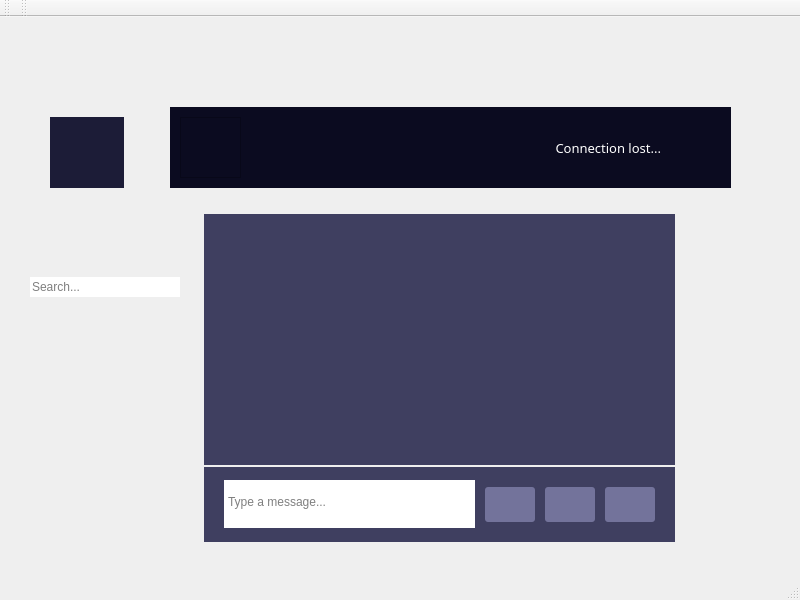
<?xml version="1.0" encoding="UTF-8"?>
<ui version="4.0">
 <class>Dialog</class>
 <widget class="QMainWindow" name="Dialog">
  <property name="geometry">
   <rect>
    <x>0</x>
    <y>0</y>
    <width>800</width>
    <height>600</height>
   </rect>
  </property>
  <property name="windowTitle">
   <string>MainWindow</string>
  </property>
  <widget class="QWidget" name="centralwidget">
   <widget class="QWidget" name="layoutWidget">
    <property name="geometry">
     <rect>
      <x>220</x>
      <y>280</y>
      <width>2</width>
      <height>2</height>
     </rect>
    </property>
    <layout class="QVBoxLayout" name="add_layout">
     <property name="spacing">
      <number>6</number>
     </property>
     <property name="leftMargin">
      <number>0</number>
     </property>
     <property name="rightMargin">
      <number>0</number>
     </property>
    </layout>
   </widget>
   <widget class="QStackedWidget" name="chat_windows">
    <property name="geometry">
     <rect>
      <x>204</x>
      <y>197</y>
      <width>471</width>
      <height>251</height>
     </rect>
    </property>
    <property name="currentIndex">
     <number>4</number>
    </property>
    <widget class="QWidget" name="page">
     <layout class="QVBoxLayout" name="verticalLayout_8">
      <property name="spacing">
       <number>0</number>
      </property>
      <property name="leftMargin">
       <number>0</number>
      </property>
      <property name="topMargin">
       <number>0</number>
      </property>
      <property name="rightMargin">
       <number>0</number>
      </property>
      <property name="bottomMargin">
       <number>0</number>
      </property>
      <item>
       <layout class="QVBoxLayout" name="verticalLayout_7">
        <property name="spacing">
         <number>0</number>
        </property>
        <item>
         <widget class="QWidget" name="contact_frame" native="true">
          <property name="minimumSize">
           <size>
            <width>0</width>
            <height>50</height>
           </size>
          </property>
          <property name="maximumSize">
           <size>
            <width>16777215</width>
            <height>50</height>
           </size>
          </property>
          <property name="styleSheet">
           <string notr="true">background: #1c1c37;</string>
          </property>
          <layout class="QVBoxLayout" name="verticalLayout_21">
           <property name="spacing">
            <number>0</number>
           </property>
           <property name="leftMargin">
            <number>0</number>
           </property>
           <property name="topMargin">
            <number>0</number>
           </property>
           <property name="rightMargin">
            <number>0</number>
           </property>
           <property name="bottomMargin">
            <number>0</number>
           </property>
           <item>
            <layout class="QVBoxLayout" name="verticalLayout_13">
             <property name="spacing">
              <number>0</number>
             </property>
             <item>
              <widget class="QLabel" name="contact_label">
               <property name="styleSheet">
                <string notr="true">font: 12pt; color: white;</string>
               </property>
               <property name="text">
                <string/>
               </property>
               <property name="alignment">
                <set>Qt::AlignBottom|Qt::AlignHCenter</set>
               </property>
              </widget>
             </item>
             <item>
              <widget class="QLabel" name="contact_status">
               <property name="styleSheet">
                <string notr="true">color: white; 
font: 8pt;</string>
               </property>
               <property name="text">
                <string/>
               </property>
               <property name="alignment">
                <set>Qt::AlignHCenter|Qt::AlignTop</set>
               </property>
              </widget>
             </item>
            </layout>
           </item>
          </layout>
         </widget>
        </item>
        <item>
         <widget class="QScrollArea" name="scrollArea">
          <property name="styleSheet">
           <string notr="true">background: #E1E1E8;</string>
          </property>
          <property name="frameShape">
           <enum>QFrame::NoFrame</enum>
          </property>
          <property name="verticalScrollBarPolicy">
           <enum>Qt::ScrollBarAlwaysOff</enum>
          </property>
          <property name="horizontalScrollBarPolicy">
           <enum>Qt::ScrollBarAlwaysOff</enum>
          </property>
          <property name="widgetResizable">
           <bool>true</bool>
          </property>
          <property name="alignment">
           <set>Qt::AlignCenter</set>
          </property>
          <widget class="QWidget" name="scrollAreaWidgetContents_4">
           <property name="geometry">
            <rect>
             <x>0</x>
             <y>0</y>
             <width>98</width>
             <height>40</height>
            </rect>
           </property>
           <property name="maximumSize">
            <size>
             <width>600</width>
             <height>16777215</height>
            </size>
           </property>
           <layout class="QVBoxLayout" name="verticalLayout_16">
            <property name="spacing">
             <number>0</number>
            </property>
            <property name="leftMargin">
             <number>0</number>
            </property>
            <property name="topMargin">
             <number>0</number>
            </property>
            <property name="rightMargin">
             <number>0</number>
            </property>
            <property name="bottomMargin">
             <number>0</number>
            </property>
            <item>
             <layout class="QVBoxLayout" name="output">
              <property name="spacing">
               <number>10</number>
              </property>
              <property name="leftMargin">
               <number>10</number>
              </property>
              <property name="topMargin">
               <number>20</number>
              </property>
              <property name="rightMargin">
               <number>10</number>
              </property>
              <property name="bottomMargin">
               <number>20</number>
              </property>
             </layout>
            </item>
           </layout>
          </widget>
         </widget>
        </item>
       </layout>
      </item>
     </layout>
    </widget>
    <widget class="QWidget" name="page_1">
     <layout class="QVBoxLayout" name="verticalLayout_18">
      <property name="spacing">
       <number>0</number>
      </property>
      <property name="leftMargin">
       <number>0</number>
      </property>
      <property name="topMargin">
       <number>0</number>
      </property>
      <property name="rightMargin">
       <number>0</number>
      </property>
      <property name="bottomMargin">
       <number>0</number>
      </property>
      <item>
       <layout class="QVBoxLayout" name="verticalLayout_20">
        <property name="spacing">
         <number>0</number>
        </property>
        <item>
         <widget class="QWidget" name="contact_frame_2" native="true">
          <property name="minimumSize">
           <size>
            <width>0</width>
            <height>50</height>
           </size>
          </property>
          <property name="maximumSize">
           <size>
            <width>16777215</width>
            <height>50</height>
           </size>
          </property>
          <property name="styleSheet">
           <string notr="true">background: #1c1c37;</string>
          </property>
          <layout class="QVBoxLayout" name="verticalLayout_29">
           <property name="spacing">
            <number>0</number>
           </property>
           <property name="leftMargin">
            <number>0</number>
           </property>
           <property name="topMargin">
            <number>0</number>
           </property>
           <property name="rightMargin">
            <number>0</number>
           </property>
           <property name="bottomMargin">
            <number>0</number>
           </property>
           <item>
            <layout class="QVBoxLayout" name="verticalLayout_28">
             <property name="spacing">
              <number>0</number>
             </property>
             <item>
              <widget class="QLabel" name="contact_label_2">
               <property name="styleSheet">
                <string notr="true">font: 12pt;
color: white;</string>
               </property>
               <property name="text">
                <string/>
               </property>
               <property name="alignment">
                <set>Qt::AlignBottom|Qt::AlignHCenter</set>
               </property>
              </widget>
             </item>
             <item>
              <widget class="QLabel" name="contact_status_2">
               <property name="styleSheet">
                <string notr="true">color: white; font: 8pt</string>
               </property>
               <property name="text">
                <string/>
               </property>
               <property name="alignment">
                <set>Qt::AlignHCenter|Qt::AlignTop</set>
               </property>
              </widget>
             </item>
            </layout>
           </item>
          </layout>
         </widget>
        </item>
        <item>
         <widget class="QScrollArea" name="scrollArea_2">
          <property name="styleSheet">
           <string notr="true">background: #E1E1E8;</string>
          </property>
          <property name="frameShape">
           <enum>QFrame::NoFrame</enum>
          </property>
          <property name="verticalScrollBarPolicy">
           <enum>Qt::ScrollBarAlwaysOff</enum>
          </property>
          <property name="horizontalScrollBarPolicy">
           <enum>Qt::ScrollBarAlwaysOff</enum>
          </property>
          <property name="widgetResizable">
           <bool>true</bool>
          </property>
          <property name="alignment">
           <set>Qt::AlignCenter</set>
          </property>
          <widget class="QWidget" name="scrollAreaWidgetContents_6">
           <property name="geometry">
            <rect>
             <x>0</x>
             <y>0</y>
             <width>98</width>
             <height>40</height>
            </rect>
           </property>
           <property name="maximumSize">
            <size>
             <width>600</width>
             <height>16777215</height>
            </size>
           </property>
           <layout class="QVBoxLayout" name="verticalLayout_25">
            <property name="spacing">
             <number>0</number>
            </property>
            <property name="leftMargin">
             <number>0</number>
            </property>
            <property name="topMargin">
             <number>0</number>
            </property>
            <property name="rightMargin">
             <number>0</number>
            </property>
            <property name="bottomMargin">
             <number>0</number>
            </property>
            <item>
             <layout class="QVBoxLayout" name="output_2">
              <property name="spacing">
               <number>10</number>
              </property>
              <property name="leftMargin">
               <number>10</number>
              </property>
              <property name="topMargin">
               <number>20</number>
              </property>
              <property name="rightMargin">
               <number>10</number>
              </property>
              <property name="bottomMargin">
               <number>20</number>
              </property>
             </layout>
            </item>
           </layout>
          </widget>
         </widget>
        </item>
       </layout>
      </item>
     </layout>
    </widget>
    <widget class="QWidget" name="page_2">
     <layout class="QVBoxLayout" name="verticalLayout_22">
      <property name="spacing">
       <number>0</number>
      </property>
      <property name="leftMargin">
       <number>0</number>
      </property>
      <property name="topMargin">
       <number>0</number>
      </property>
      <property name="rightMargin">
       <number>0</number>
      </property>
      <property name="bottomMargin">
       <number>0</number>
      </property>
      <item>
       <layout class="QVBoxLayout" name="verticalLayout_23">
        <property name="spacing">
         <number>0</number>
        </property>
        <item>
         <widget class="QWidget" name="contact_frame_3" native="true">
          <property name="minimumSize">
           <size>
            <width>0</width>
            <height>50</height>
           </size>
          </property>
          <property name="maximumSize">
           <size>
            <width>16777215</width>
            <height>50</height>
           </size>
          </property>
          <property name="styleSheet">
           <string notr="true">background: #1c1c37;</string>
          </property>
          <layout class="QVBoxLayout" name="verticalLayout_33">
           <property name="spacing">
            <number>0</number>
           </property>
           <property name="leftMargin">
            <number>0</number>
           </property>
           <property name="topMargin">
            <number>0</number>
           </property>
           <property name="rightMargin">
            <number>0</number>
           </property>
           <property name="bottomMargin">
            <number>0</number>
           </property>
           <item>
            <layout class="QVBoxLayout" name="verticalLayout_32">
             <property name="spacing">
              <number>0</number>
             </property>
             <item>
              <widget class="QLabel" name="contact_label_4">
               <property name="styleSheet">
                <string notr="true">font: 12pt;
color: white;</string>
               </property>
               <property name="text">
                <string/>
               </property>
               <property name="alignment">
                <set>Qt::AlignBottom|Qt::AlignHCenter</set>
               </property>
              </widget>
             </item>
             <item>
              <widget class="QLabel" name="contact_status_4">
               <property name="styleSheet">
                <string notr="true">color: white; font: 8pt</string>
               </property>
               <property name="text">
                <string/>
               </property>
               <property name="alignment">
                <set>Qt::AlignHCenter|Qt::AlignTop</set>
               </property>
              </widget>
             </item>
            </layout>
           </item>
          </layout>
         </widget>
        </item>
        <item>
         <widget class="QScrollArea" name="scrollArea_4">
          <property name="styleSheet">
           <string notr="true">background: #E1E1E8;</string>
          </property>
          <property name="frameShape">
           <enum>QFrame::NoFrame</enum>
          </property>
          <property name="verticalScrollBarPolicy">
           <enum>Qt::ScrollBarAlwaysOff</enum>
          </property>
          <property name="horizontalScrollBarPolicy">
           <enum>Qt::ScrollBarAlwaysOff</enum>
          </property>
          <property name="widgetResizable">
           <bool>true</bool>
          </property>
          <property name="alignment">
           <set>Qt::AlignCenter</set>
          </property>
          <widget class="QWidget" name="scrollAreaWidgetContents_7">
           <property name="geometry">
            <rect>
             <x>0</x>
             <y>0</y>
             <width>98</width>
             <height>40</height>
            </rect>
           </property>
           <property name="maximumSize">
            <size>
             <width>600</width>
             <height>16777215</height>
            </size>
           </property>
           <layout class="QVBoxLayout" name="verticalLayout_26">
            <property name="spacing">
             <number>0</number>
            </property>
            <property name="leftMargin">
             <number>0</number>
            </property>
            <property name="topMargin">
             <number>0</number>
            </property>
            <property name="rightMargin">
             <number>0</number>
            </property>
            <property name="bottomMargin">
             <number>0</number>
            </property>
            <item>
             <layout class="QVBoxLayout" name="output_3">
              <property name="spacing">
               <number>10</number>
              </property>
              <property name="leftMargin">
               <number>10</number>
              </property>
              <property name="topMargin">
               <number>20</number>
              </property>
              <property name="rightMargin">
               <number>10</number>
              </property>
              <property name="bottomMargin">
               <number>20</number>
              </property>
             </layout>
            </item>
           </layout>
          </widget>
         </widget>
        </item>
       </layout>
      </item>
     </layout>
    </widget>
    <widget class="QWidget" name="page_3"/>
    <widget class="QWidget" name="blank">
     <property name="styleSheet">
      <string notr="true">background: #3f3f60;</string>
     </property>
     <layout class="QVBoxLayout" name="verticalLayout_27"/>
    </widget>
   </widget>
   <widget class="QLineEdit" name="add_line">
    <property name="geometry">
     <rect>
      <x>30</x>
      <y>260</y>
      <width>150</width>
      <height>20</height>
     </rect>
    </property>
    <property name="styleSheet">
     <string notr="true">QLineEdit
{
        min-height: 20px;
        background: white;
        font: 10pt &quot;Open Sans&quot;;
        border: 0px;
}

QLineEdit:focus
{
        border:0px;
}
</string>
    </property>
    <property name="maxLength">
     <number>20</number>
    </property>
    <property name="placeholderText">
     <string>Search...</string>
    </property>
   </widget>
   <widget class="QFrame" name="top_frame">
    <property name="geometry">
     <rect>
      <x>170</x>
      <y>90</y>
      <width>561</width>
      <height>81</height>
     </rect>
    </property>
    <property name="sizePolicy">
     <sizepolicy hsizetype="Preferred" vsizetype="Preferred">
      <horstretch>0</horstretch>
      <verstretch>0</verstretch>
     </sizepolicy>
    </property>
    <property name="minimumSize">
     <size>
      <width>0</width>
      <height>81</height>
     </size>
    </property>
    <property name="styleSheet">
     <string notr="true">background: #0b0b20;</string>
    </property>
    <widget class="QFrame" name="image_frame">
     <property name="geometry">
      <rect>
       <x>10</x>
       <y>10</y>
       <width>61</width>
       <height>61</height>
      </rect>
     </property>
     <property name="styleSheet">
      <string notr="true">border-image: url(:/Resources/profile.png);</string>
     </property>
     <property name="frameShape">
      <enum>QFrame::StyledPanel</enum>
     </property>
     <property name="frameShadow">
      <enum>QFrame::Raised</enum>
     </property>
    </widget>
    <widget class="QLabel" name="username_label">
     <property name="geometry">
      <rect>
       <x>80</x>
       <y>20</y>
       <width>111</width>
       <height>41</height>
      </rect>
     </property>
     <property name="styleSheet">
      <string notr="true">font: 13pt &quot;Open Sans Light&quot;;
color: white;</string>
     </property>
     <property name="text">
      <string/>
     </property>
    </widget>
    <widget class="QLabel" name="status_label">
     <property name="geometry">
      <rect>
       <x>480</x>
       <y>0</y>
       <width>81</width>
       <height>81</height>
      </rect>
     </property>
     <property name="text">
      <string/>
     </property>
     <property name="alignment">
      <set>Qt::AlignRight|Qt::AlignTrailing|Qt::AlignVCenter</set>
     </property>
    </widget>
    <widget class="QLabel" name="status_text_label">
     <property name="geometry">
      <rect>
       <x>350</x>
       <y>0</y>
       <width>141</width>
       <height>81</height>
      </rect>
     </property>
     <property name="styleSheet">
      <string notr="true">color: white;
font: 10pt Open Sans Light;</string>
     </property>
     <property name="text">
      <string>Connection lost...</string>
     </property>
     <property name="alignment">
      <set>Qt::AlignRight|Qt::AlignTrailing|Qt::AlignVCenter</set>
     </property>
    </widget>
    <zorder>username_label</zorder>
    <zorder>image_frame</zorder>
    <zorder>status_label</zorder>
    <zorder>status_text_label</zorder>
   </widget>
   <widget class="QWidget" name="layoutWidget_2">
    <property name="geometry">
     <rect>
      <x>40</x>
      <y>290</y>
      <width>101</width>
      <height>91</height>
     </rect>
    </property>
    <layout class="QVBoxLayout" name="add_layout_2">
     <property name="spacing">
      <number>6</number>
     </property>
     <property name="leftMargin">
      <number>0</number>
     </property>
     <property name="rightMargin">
      <number>0</number>
     </property>
    </layout>
   </widget>
   <widget class="QPushButton" name="profile">
    <property name="geometry">
     <rect>
      <x>50</x>
      <y>100</y>
      <width>74</width>
      <height>71</height>
     </rect>
    </property>
    <property name="styleSheet">
     <string notr="true"> QPushButton:enabled
{
border-image: url(:/chat/img/profile.png);                
background: #1c1c37;
                min-width: 40px;
                min-height:40px;
                border-radius: 0px;
                padding: 5px;
                outline: 0px;
}

QPushButton:hover
{
                background: #3D3D5A;
}

QPushButton:pressed
{
           background: #585879;
}</string>
    </property>
    <property name="text">
     <string/>
    </property>
   </widget>
   <widget class="QWidget" name="input_frame" native="true">
    <property name="geometry">
     <rect>
      <x>204</x>
      <y>450</y>
      <width>471</width>
      <height>75</height>
     </rect>
    </property>
    <property name="sizePolicy">
     <sizepolicy hsizetype="Preferred" vsizetype="Fixed">
      <horstretch>0</horstretch>
      <verstretch>0</verstretch>
     </sizepolicy>
    </property>
    <property name="minimumSize">
     <size>
      <width>0</width>
      <height>75</height>
     </size>
    </property>
    <property name="maximumSize">
     <size>
      <width>16777215</width>
      <height>75</height>
     </size>
    </property>
    <property name="styleSheet">
     <string notr="true">background: #3f3f60;</string>
    </property>
    <layout class="QHBoxLayout" name="horizontalLayout_4">
     <property name="spacing">
      <number>10</number>
     </property>
     <property name="leftMargin">
      <number>20</number>
     </property>
     <property name="topMargin">
      <number>10</number>
     </property>
     <property name="rightMargin">
      <number>20</number>
     </property>
     <property name="bottomMargin">
      <number>10</number>
     </property>
     <item>
      <widget class="QWidget" name="horizontalWidget" native="true">
       <property name="maximumSize">
        <size>
         <width>700</width>
         <height>16777215</height>
        </size>
       </property>
       <layout class="QHBoxLayout" name="horizontalLayout_12">
        <property name="spacing">
         <number>10</number>
        </property>
        <property name="leftMargin">
         <number>0</number>
        </property>
        <property name="topMargin">
         <number>0</number>
        </property>
        <property name="rightMargin">
         <number>0</number>
        </property>
        <property name="bottomMargin">
         <number>0</number>
        </property>
        <item>
         <widget class="QWidget" name="input_frame_box" native="true">
          <property name="minimumSize">
           <size>
            <width>0</width>
            <height>48</height>
           </size>
          </property>
          <property name="maximumSize">
           <size>
            <width>16777215</width>
            <height>48</height>
           </size>
          </property>
          <property name="styleSheet">
           <string notr="true">background: white;</string>
          </property>
          <property name="inputMethodHints">
           <set>Qt::ImhMultiLine</set>
          </property>
          <layout class="QHBoxLayout" name="horizontalLayout_3">
           <property name="spacing">
            <number>0</number>
           </property>
           <property name="leftMargin">
            <number>0</number>
           </property>
           <property name="topMargin">
            <number>11</number>
           </property>
           <property name="rightMargin">
            <number>0</number>
           </property>
           <property name="bottomMargin">
            <number>0</number>
           </property>
           <item>
            <widget class="QPlainTextEdit" name="input">
             <property name="sizePolicy">
              <sizepolicy hsizetype="Expanding" vsizetype="Fixed">
               <horstretch>0</horstretch>
               <verstretch>0</verstretch>
              </sizepolicy>
             </property>
             <property name="minimumSize">
              <size>
               <width>0</width>
               <height>48</height>
              </size>
             </property>
             <property name="maximumSize">
              <size>
               <width>16777215</width>
               <height>48</height>
              </size>
             </property>
             <property name="styleSheet">
              <string notr="true">font: 10pt &quot;Open Sans&quot;;</string>
             </property>
             <property name="frameShape">
              <enum>QFrame::NoFrame</enum>
             </property>
             <property name="verticalScrollBarPolicy">
              <enum>Qt::ScrollBarAlwaysOff</enum>
             </property>
             <property name="horizontalScrollBarPolicy">
              <enum>Qt::ScrollBarAlwaysOff</enum>
             </property>
             <property name="placeholderText">
              <string>Type a message...</string>
             </property>
            </widget>
           </item>
          </layout>
         </widget>
        </item>
        <item>
         <widget class="QPushButton" name="send_button">
          <property name="enabled">
           <bool>true</bool>
          </property>
          <property name="maximumSize">
           <size>
            <width>50</width>
            <height>35</height>
           </size>
          </property>
          <property name="styleSheet">
           <string notr="true">QPushButton:enabled
{
                border-image: url(:/chat/img/send.png);
                background:   #73739b;
                border-radius: 3px;
                min-width: 40px;
                min-height:25px;
                padding: 5px;
                outline: 0px;
}

 QPushButton:disabled
{
                border-image: url(:/Resources/send_disabled.png);
                background:  #73739b;
                border-radius: 3px;
                min-width: 40px;
                min-height:25px;
                padding: 5px;
}

QPushButton:hover
{
                background: #7a7aa1;
}

QPushButton:pressed
 {
        background: #8f8fb3;
}</string>
          </property>
         </widget>
        </item>
        <item>
         <widget class="QPushButton" name="file_button">
          <property name="minimumSize">
           <size>
            <width>50</width>
            <height>35</height>
           </size>
          </property>
          <property name="maximumSize">
           <size>
            <width>50</width>
            <height>35</height>
           </size>
          </property>
          <property name="styleSheet">
           <string notr="true"> QPushButton:enabled
{
                border-image: url(:/chat/img/files.png);
                background:  #73739b;
                border-radius: 3px;
                min-height:25px;
                padding: 5px;
                outline: 0px;
}

QPushButton:hover
{
                background: #7a7aa1;
}

QPushButton:pressed
 {
        background: #8f8fb3;
}</string>
          </property>
          <property name="text">
           <string/>
          </property>
         </widget>
        </item>
       </layout>
      </widget>
     </item>
     <item>
      <widget class="QPushButton" name="smile_button">
       <property name="minimumSize">
        <size>
         <width>50</width>
         <height>35</height>
        </size>
       </property>
       <property name="maximumSize">
        <size>
         <width>50</width>
         <height>35</height>
        </size>
       </property>
       <property name="styleSheet">
        <string notr="true"> QPushButton:enabled
{
                border-image: url(:/chat/img/smile.png);
                background:  #73739b;
                border-radius: 3px;
                min-height:25px;
                padding: 5px;
                outline: 0px;
}

QPushButton:hover
{
                background: #7a7aa1;
}

QPushButton:pressed
 {
        background: #8f8fb3;
}</string>
       </property>
       <property name="text">
        <string/>
       </property>
      </widget>
     </item>
    </layout>
   </widget>
  </widget>
  <widget class="QMenuBar" name="menubar">
   <property name="geometry">
    <rect>
     <x>0</x>
     <y>0</y>
     <width>800</width>
     <height>22</height>
    </rect>
   </property>
  </widget>
  <widget class="QStatusBar" name="statusbar"/>
  <widget class="QToolBar" name="toolBar">
   <property name="windowTitle">
    <string>toolBar</string>
   </property>
   <attribute name="toolBarArea">
    <enum>TopToolBarArea</enum>
   </attribute>
   <attribute name="toolBarBreak">
    <bool>false</bool>
   </attribute>
  </widget>
  <widget class="QToolBar" name="toolBar_2">
   <property name="windowTitle">
    <string>toolBar_2</string>
   </property>
   <attribute name="toolBarArea">
    <enum>TopToolBarArea</enum>
   </attribute>
   <attribute name="toolBarBreak">
    <bool>false</bool>
   </attribute>
  </widget>
 </widget>
 <resources/>
 <connections/>
</ui>
